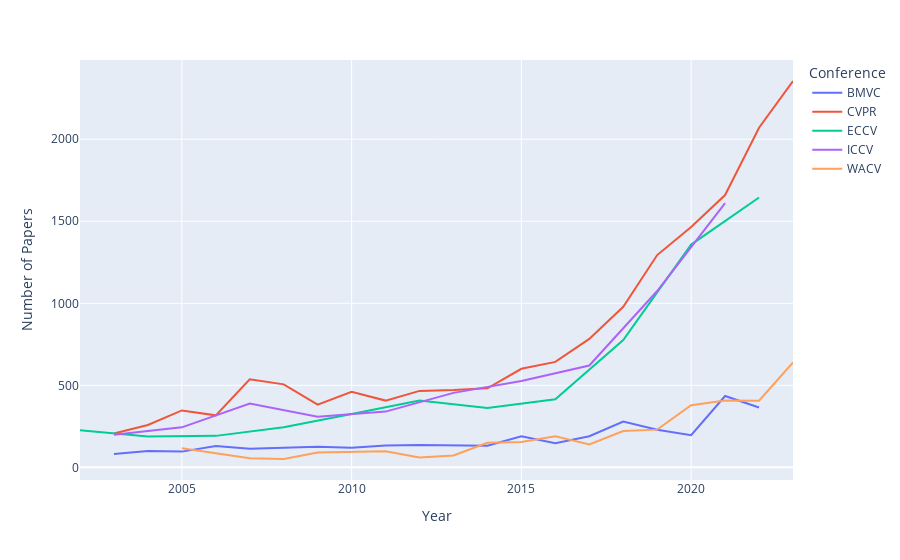

Notebook code for this chart:
### Code cell
fig = px.line(papers, x='Year', y='Number of Papers', color='Conference')
fig

### Figure 1 — Plotly figure (JSON) as saved in the notebook; plotly's stock layout.template omitted (floating-point values rounded to 4 significant figures)
{"data": [{"hovertemplate": "Conference=BMVC<br>Year=%{x}<br>Number of Papers=%{y}<extra></extra>", "legendgroup": "BMVC", "line": {"color": "#636efa", "dash": "solid"}, "marker": {"symbol": "circle"}, "mode": "lines", "name": "BMVC", "orientation": "v", "showlegend": true, "type": "scatter", "x": [2003, 2004, 2005, 2006, 2007, 2008, 2009, 2010, 2011, 2012, 2013, 2014, 2015, 2016, 2017, 2018, 2019, 2020, 2021, 2022], "xaxis": "x", "y": [82, 100, 96, 130, 114, 121, 126, 119, 133, 137, 135, 132, 190, 147, 190, 279, 229, 196, 435, 365], "yaxis": "y"}, {"hovertemplate": "Conference=CVPR<br>Year=%{x}<br>Number of Papers=%{y}<extra></extra>", "legendgroup": "CVPR", "line": {"color": "#EF553B", "dash": "solid"}, "marker": {"symbol": "circle"}, "mode": "lines", "name": "CVPR", "orientation": "v", "showlegend": true, "type": "scatter", "x": [2003, 2004, 2005, 2006, 2007, 2008, 2009, 2010, 2011, 2012, 2013, 2014, 2015, 2016, 2017, 2018, 2019, 2020, 2021, 2022, 2023], "xaxis": "x", "y": [207, 258, 347, 317, 537, 506, 382, 461, 407, 466, 471, 482, 601, 643, 783, 979, 1294, 1465, 1660, 2070, 2355], "yaxis": "y"}, {"hovertemplate": "Conference=ECCV<br>Year=%{x}<br>Number of Papers=%{y}<extra></extra>", "legendgroup": "ECCV", "line": {"color": "#00cc96", "dash": "solid"}, "marker": {"symbol": "circle"}, "mode": "lines", "name": "ECCV", "orientation": "v", "showlegend": true, "type": "scatter", "x": [2002, 2004, 2006, 2008, 2010, 2012, 2014, 2016, 2018, 2020, 2022], "xaxis": "x", "y": [226, 188, 192, 244, 325, 408, 362, 415, 776, 1358, 1645], "yaxis": "y"}, {"hovertemplate": "Conference=ICCV<br>Year=%{x}<br>Number of Papers=%{y}<extra></extra>", "legendgroup": "ICCV", "line": {"color": "#ab63fa", "dash": "solid"}, "marker": {"symbol": "circle"}, "mode": "lines", "name": "ICCV", "orientation": "v", "showlegend": true, "type": "scatter", "x": [2003, 2005, 2007, 2009, 2011, 2013, 2015, 2017, 2019, 2021], "xaxis": "x", "y": [199, 244, 389, 308, 340, 454, 526, 621, 1075, 1611], "yaxis": "y"}, {"hovertemplate": "Conference=WACV<br>Year=%{x}<br>Number of Papers=%{y}<extra></extra>", "legendgroup": "WACV", "line": {"color": "#FFA15A", "dash": "solid"}, "marker": {"symbol": "circle"}, "mode": "lines", "name": "WACV", "orientation": "v", "showlegend": true, "type": "scatter", "x": [2005, 2007, 2008, 2009, 2011, 2012, 2013, 2014, 2015, 2016, 2017, 2018, 2019, 2020, 2021, 2022, 2023], "xaxis": "x", "y": [116, 56, 51, 91, 98, 60, 73, 150, 155, 189, 140, 222, 230, 379, 407, 406, 639], "yaxis": "y"}], "layout": {"autosize": true, "legend": {"title": {"text": "Conference"}, "tracegroupgap": 0}, "margin": {"t": 60}, "xaxis": {"anchor": "y", "autorange": true, "domain": [0, 1], "range": [2002, 2023], "title": {"text": "Year"}, "type": "linear"}, "yaxis": {"anchor": "x", "autorange": true, "domain": [0, 1], "range": [-77, 2483], "title": {"text": "Number of Papers"}, "type": "linear"}}}
